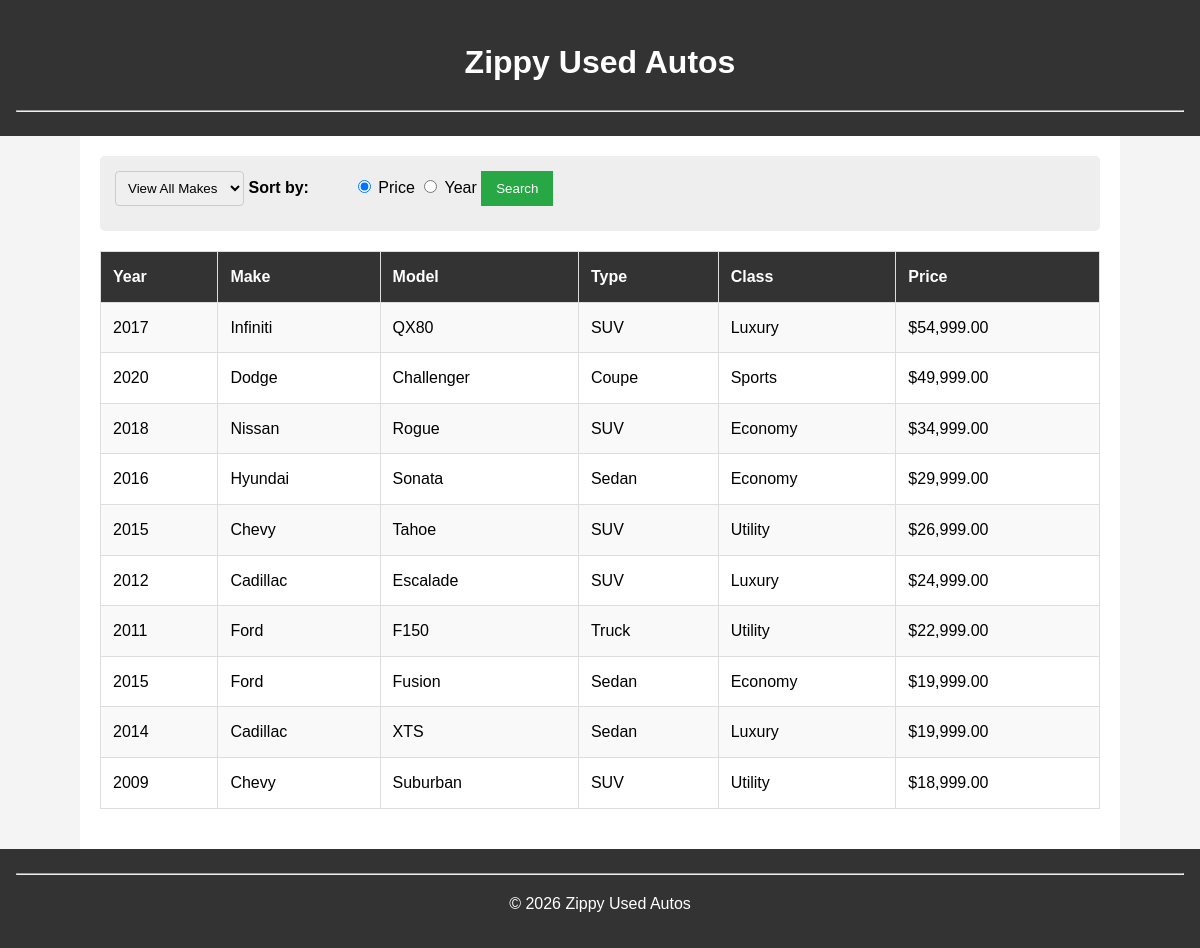
The page / on the database its author committed.
### tables this page shows
CREATE TABLE `vehicles` (
  `vehicle_id` int(11) NOT NULL,
  `year` int(11) NOT NULL,
  `model` varchar(50) NOT NULL,
  `price` decimal(10,2) NOT NULL,
  `type_id` int(11) NOT NULL,
  `class_id` int(11) NOT NULL,
  `make_id` int(11) NOT NULL
);

CREATE TABLE `makes` (
  `make_id` int(11) NOT NULL,
  `make_name` varchar(50) NOT NULL
);

CREATE TABLE `types` (
  `type_id` int(11) NOT NULL,
  `type_name` varchar(50) NOT NULL
);

CREATE TABLE `classes` (
  `class_id` int(11) NOT NULL,
  `class_name` varchar(50) NOT NULL
);

### index.php (called while the page is built, shortened)
<?php
require_once('model/database.php');
require_once('model/vehicles_db.php');
$make_id = filter_input(INPUT_GET, 'make_id', FILTER_VALIDATE_INT);
$type_id = filter_input(INPUT_GET, 'type_id', FILTER_VALIDATE_INT);
$class_id = filter_input(INPUT_GET, 'class_id', FILTER_VALIDATE_INT);
$sort = filter_input(INPUT_GET, 'sort');
$vehicles = get_vehicles($make_id, $type_id, $class_id, $sort);
include('view/vehicle_list.php');
?>

### model/vehicles_db.php (called while the page is built, shortened)
<?php
function get_vehicles($make_id, $type_id, $class_id, $sort) {
    global $db;
    $query = 'SELECT V.vehicle_id, V.year, V.model, V.price, M.make_name, T.type_name, C.class_name
              FROM vehicles V
              LEFT JOIN makes M ON V.make_id = M.make_id
              LEFT JOIN types T ON V.type_id = T.type_id
              LEFT JOIN classes C ON V.class_id = C.class_id';
    if ($sort == 'year') {
        $query .= ' ORDER BY V.year DESC';
    } else {
        $query .= ' ORDER BY V.price DESC';
    }
    $statement = $db->prepare($query);
    $statement->execute();
    $vehicles = $statement->fetchAll();
    return $vehicles;
}

### view/vehicle_list.php (the view, shortened to what this page needs)
<?php include 'header.php'; ?>
<main>
    <form action="." method="get" id="make_selection">
        <select name="make_id">
            <option value="0">View All Makes</option>
        </select>
        <label>Sort by: </label>
        <input type="radio" name="sort" value="price" checked> Price
        <input type="radio" name="sort" value="year"> Year
        <button type="submit">Search</button>
    </form>
    <table>
        <tr>
            <th>Year</th>
            <th>Make</th>
            <th>Model</th>
            <th>Type</th>
            <th>Class</th>
            <th>Price</th>
        </tr>
        <?php foreach ($vehicles as $vehicle) : ?>
        <tr>
            <td><?php echo $vehicle['year']; ?></td>
            <td><?php echo $vehicle['make_name']; ?></td>
            <td><?php echo $vehicle['model']; ?></td>
            <td><?php echo $vehicle['type_name']; ?></td>
            <td><?php echo $vehicle['class_name']; ?></td>
            <td>$<?php echo number_format($vehicle['price'], 2); ?></td>
        </tr>
        <?php endforeach; ?>
    </table>
</main>
<?php include 'footer.php'; ?>

### view/header.php (shortened to what this page needs)
<!DOCTYPE html>
<html lang="en">
<head>
    <link rel="stylesheet" type="text/css" href="/zippy-used-autos/css/main.css">
</head>
<body>
    <header>
        <h1>Zippy Used Autos</h1>
        <hr>
    </header>

### view/footer.php (shortened to what this page needs)
<footer>
        <hr>
        <p>&copy; <?php echo date("Y"); ?> Zippy Used Autos</p>
    </footer>
</body>
</html>

### css/main.css (style rules this page uses)
body { font-family: Arial, sans-serif; margin: 0; padding: 0; line-height: 1.6; background-color: #f4f4f4; }
header, footer { background: #333; color: #fff; padding: 1rem; text-align: center; }
main { padding: 20px; max-width: 1000px; margin: auto; background: #fff; min-height: 80vh; }
table { width: 100%; border-collapse: collapse; margin-bottom: 20px; }
table th, table td { padding: 12px; border: 1px solid #ddd; text-align: left; }
table th { background-color: #333; color: white; }
table tr:nth-child(even) { background-color: #f9f9f9; }
form { background: #eee; padding: 15px; border-radius: 5px; margin-bottom: 20px; }
label { display: inline-block; width: 100px; font-weight: bold; }
input[type="text"], input[type="number"], select { padding: 8px; margin-bottom: 10px; border: 1px solid #ccc; border-radius: 4px; }
button, .button { padding: 10px 15px; background: #28a745; color: white; border: none; cursor: pointer; text-decoration: none; }

### rows shown on the page
vehicles: year "2017", make.make_name "Infiniti", model "QX80", type.type_name "SUV", class.class_name "Luxury", price "54,999.00"
vehicles: year "2020", make.make_name "Dodge", model "Challenger", type.type_name "Coupe", class.class_name "Sports", price "49,999.00"
vehicles: year "2018", make.make_name "Nissan", model "Rogue", type.type_name "SUV", class.class_name "Economy", price "34,999.00"
vehicles: year "2016", make.make_name "Hyundai", model "Sonata", type.type_name "Sedan", class.class_name "Economy", price "29,999.00"
vehicles: year "2015", make.make_name "Chevy", model "Tahoe", type.type_name "SUV", class.class_name "Utility", price "26,999.00"
vehicles: year "2012", make.make_name "Cadillac", model "Escalade", type.type_name "SUV", class.class_name "Luxury", price "24,999.00"
vehicles: year "2011", make.make_name "Ford", model "F150", type.type_name "Truck", class.class_name "Utility", price "22,999.00"
vehicles: year "2015", make.make_name "Ford", model "Fusion", type.type_name "Sedan", class.class_name "Economy", price "19,999.00"
vehicles: year "2014", make.make_name "Cadillac", model "XTS", type.type_name "Sedan", class.class_name "Luxury", price "19,999.00"
vehicles: year "2009", make.make_name "Chevy", model "Suburban", type.type_name "SUV", class.class_name "Utility", price "18,999.00"
